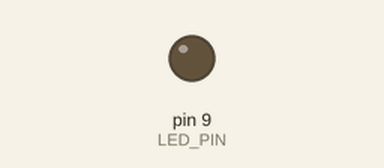
Simulated run of this sketch. Board: Arduino Uno, built with avr-gcc and run on an emulated ATmega328P. Parts: output pins drawn as LEDs (lit = HIGH).

Above: at 0.06 s.
At 9.62 s:
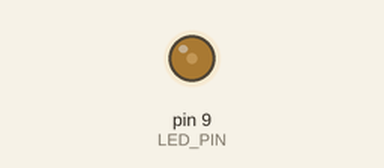
At 19.11 s:
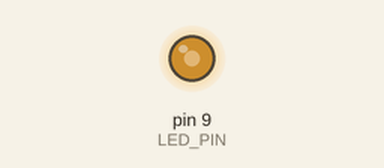
At 39.07 s:
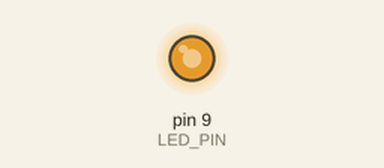
Timing chart, 0 to 40.0 s (numbered marks = the images above):
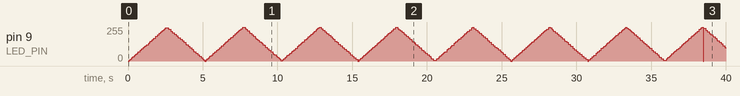

The sketch:

Task-2_PWM.ino
```cpp
#define PWM_PERIOD_US 2000UL
#define LED_PIN 9

void pwm(uint8_t pin, uint8_t value) {
  unsigned long pos = micros() % PWM_PERIOD_US;
  unsigned long onTime = (unsigned long)value * PWM_PERIOD_US / 255;
  digitalWrite(pin, (pos < onTime) ? HIGH : LOW);
}

uint8_t brightness = 0;
int step = 1;
unsigned long lastUpdate = 0;

void setup() {
  pinMode(LED_PIN, OUTPUT);
}

void loop() {
  if (millis() - lastUpdate >= 10) {
    lastUpdate = millis();
    brightness += step;
    if (brightness == 0 || brightness == 255) step = -step;
  }

  pwm(LED_PIN, brightness);
}
```
